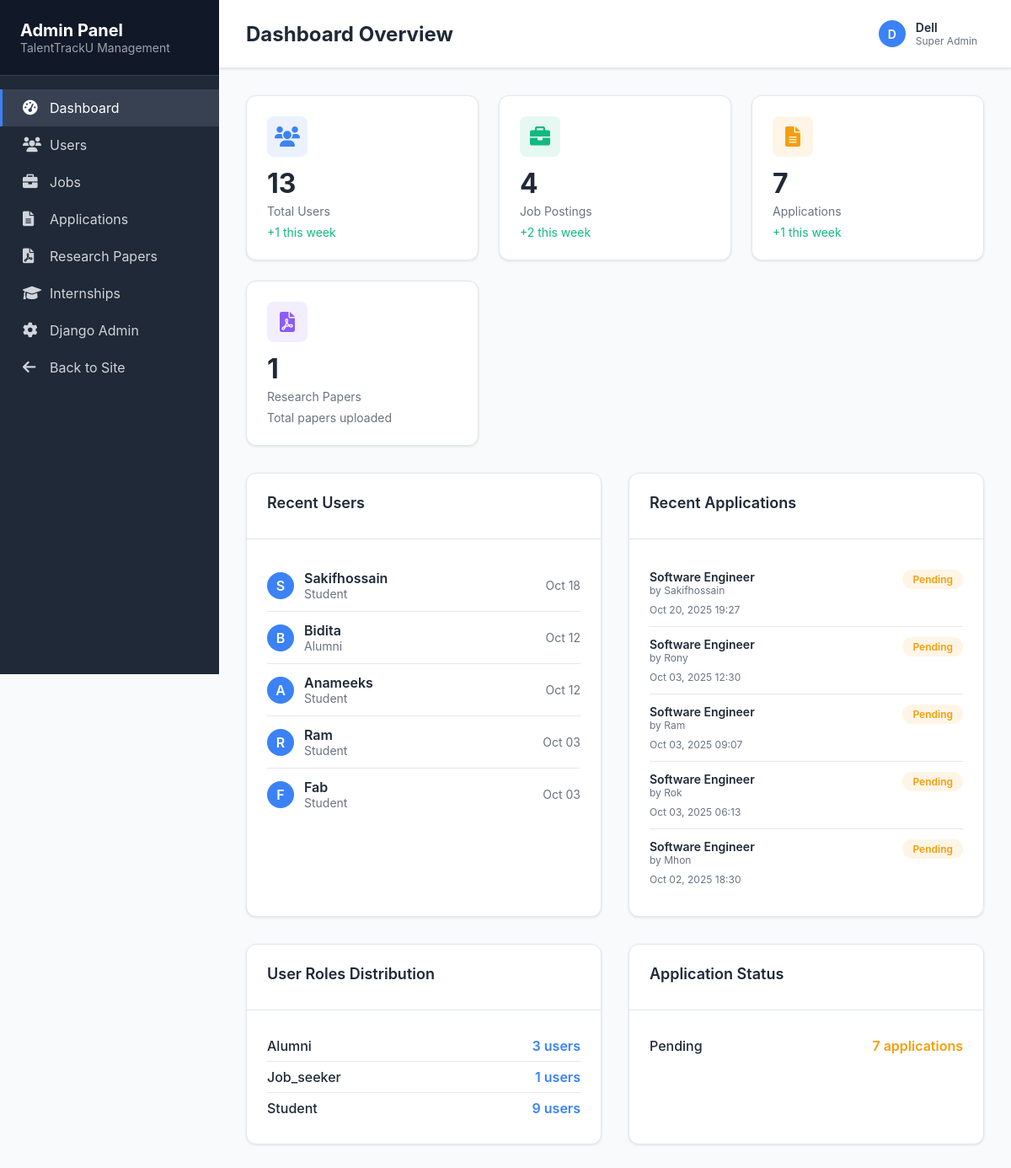
Page /admin-panel/ (signed in) on the committed database.
### user/models.py (models this page shows, shortened)
class UserProfile(models.Model):
    ROLE_CHOICES = (
        ('student', 'Student'),
        ('alumni', 'Alumni'),
        ('company', 'Company'),
    )
    user = models.OneToOneField(User, on_delete=models.CASCADE, related_name='user_profile')
    role = models.CharField(max_length=20, choices=ROLE_CHOICES, default='student')
    profile_picture = models.ImageField(upload_to='profiles/', blank=True, null=True)

### job/models.py (models this page shows, shortened)
class Application(models.Model):
    STATUS_CHOICES = (
        ('pending', 'Pending'),
        ('accepted', 'Accepted'),
        ('rejected', 'Rejected'),
    )
    job = models.ForeignKey(Job, on_delete=models.CASCADE, related_name='job_applications')  # Unique related_name
    applicant = models.ForeignKey(User, on_delete=models.CASCADE, related_name='job_applicant')  # Unique related_name
    applied_at = models.DateTimeField(auto_now_add=True)
    status = models.CharField(max_length=20, choices=STATUS_CHOICES, default='pending')
    cover_letter = models.TextField(blank=True)
    resume = models.FileField(upload_to='resumes/', blank=True, null=True)

class Job(models.Model):
    title = models.CharField(max_length=200)
    company = models.CharField(max_length=100)
    description = models.TextField()
    location = models.CharField(max_length=100, blank=True)
    salary = models.CharField(max_length=50, blank=True)
    image = models.ImageField(upload_to='jobs/', blank=True)
    posted_by = models.ForeignKey(User, on_delete=models.CASCADE)
    created_at = models.DateTimeField(auto_now_add=True)

### admin_panel/views.py (the view)
# urls.py: path('', views.admin_dashboard, name='admin_dashboard'),
@superuser_required
def admin_dashboard(request):
    total_users = User.objects.count()
    total_jobs = Job.objects.count()
    total_applications = Application.objects.count()
    total_papers = ResearchPaper.objects.count()
    total_internships = Internship.objects.count()
    week_ago = datetime.now() - timedelta(days=7)
    recent_users = User.objects.filter(date_joined__gte=week_ago).count()
    recent_jobs = Job.objects.filter(created_at__gte=week_ago).count()
    recent_applications = Application.objects.filter(applied_at__gte=week_ago).count()
    role_distribution = UserProfile.objects.values('role').annotate(count=Count('role'))
    app_status_distribution = Application.objects.values('status').annotate(count=Count('status'))
    recent_user_list = User.objects.select_related('user_profile').order_by('-date_joined')[:5]
    recent_applications_list = Application.objects.select_related('job', 'applicant').order_by('-applied_at')[:5]
    context = {
        'total_users': total_users,
        'total_jobs': total_jobs,
        'total_applications': total_applications,
        'total_papers': total_papers,
        'total_internships': total_internships,
        'recent_users': recent_users,
        'recent_jobs': recent_jobs,
        'recent_applications': recent_applications,
        'role_distribution': role_distribution,
        'app_status_distribution': app_status_distribution,
        'recent_user_list': recent_user_list,
        'recent_applications_list': recent_applications_list,
    }
    return render(request, 'admin_panel/dashboard.html', context)

### admin_panel/views.py (called while the page is built)
def superuser_required(view_func):
    return user_passes_test(
        lambda u: u.is_active and u.is_superuser,
        login_url='/admin/login/'
    )(view_func)

### admin_panel/templates/admin_panel/dashboard.html (shortened to what this page needs)
{% extends 'admin_panel/base.html' %}
{% block page_title %}Dashboard Overview{% endblock %}
{% block content %}
<div class="stats-grid">
    <div class="stat-card">
        <div class="stat-icon users">
            <i class="fas fa-users"></i>
        </div>
        <div class="stat-number">{{ total_users }}</div>
        <div class="stat-label">Total Users</div>
        <div style="color: var(--success); font-size: 0.875rem; margin-top: 0.5rem;">
            +{{ recent_users }} this week
        </div>
    </div>
    <div class="stat-card">
        <div class="stat-icon jobs">
            <i class="fas fa-briefcase"></i>
        </div>
        <div class="stat-number">{{ total_jobs }}</div>
        <div class="stat-label">Job Postings</div>
        <div style="color: var(--success); font-size: 0.875rem; margin-top: 0.5rem;">
            +{{ recent_jobs }} this week
        </div>
    </div>
    <div class="stat-card">
        <div class="stat-icon applications">
            <i class="fas fa-file-alt"></i>
        </div>
        <div class="stat-number">{{ total_applications }}</div>
        <div class="stat-label">Applications</div>
        <div style="color: var(--success); font-size: 0.875rem; margin-top: 0.5rem;">
            +{{ recent_applications }} this week
        </div>
    </div>
    <div class="stat-card">
        <div class="stat-icon papers">
            <i class="fas fa-file-pdf"></i>
        </div>
        <div class="stat-number">{{ total_papers }}</div>
        <div class="stat-label">Research Papers</div>
        <div style="color: var(--text-secondary); font-size: 0.875rem; margin-top: 0.5rem;">
            Total papers uploaded
        </div>
    </div>
</div>
<div style="display: grid; grid-template-columns: 1fr 1fr; gap: 2rem; margin-bottom: 2rem;">
    <div class="card">
        <div class="card-header">
            <h3 class="card-title">Recent Users</h3>
        </div>
        <div class="card-body">
            {% for user in recent_user_list %}
            <div style="display: flex; align-items: center; padding: 0.75rem 0; border-bottom: 1px solid #e5e7eb; {% if forloop.last %}border-bottom: none;{% endif %}">
                <div style="width: 32px; height: 32px; border-radius: 50%; background: var(--info); color: white; display: flex; align-items: center; justify-content: center; font-weight: 600; margin-right: 0.75rem;">
                    {{ user.username|first|upper }}
                </div>
                <div style="flex: 1;">
                    <div style="font-weight: 600;">{{ user.username }}</div>
                    <div style="color: var(--text-secondary); font-size: 0.875rem;">
                        {{ user.user_profile.get_role_display }}
                    </div>
                </div>
                <div style="color: var(--text-secondary); font-size: 0.875rem;">
                    {{ user.date_joined|date:"M d" }}
                </div>
            </div>
            {% endfor %}
        </div>
    </div>
    <div class="card">
        <div class="card-header">
            <h3 class="card-title">Recent Applications</h3>
        </div>
        <div class="card-body">
            {% for app in recent_applications_list %}
            <div style="padding: 0.75rem 0; border-bottom: 1px solid #e5e7eb; {% if forloop.last %}border-bottom: none;{% endif %}">
                <div style="display: flex; justify-content: between; align-items: start; margin-bottom: 0.5rem;">
                    <div style="flex: 1;">
                        <div style="font-weight: 600; font-size: 0.875rem;">{{ app.job.title }}</div>
                        <div style="color: var(--text-secondary); font-size: 0.75rem;">by {{ app.applicant.username }}</div>
                    </div>
                    <span class="badge badge-{% if app.status == 'accepted' %}success{% elif app.status == 'rejected' %}danger{% else %}warning{% endif %}">
                        {{ app.get_status_display }}
                    </span>
                </div>
                <div style="color: var(--text-secondary); font-size: 0.75rem;">
                    {{ app.applied_at|date:"M d, Y H:i" }}
                </div>
            </div>
            {% endfor %}
        </div>
    </div>
</div>
<div style="display: grid; grid-template-columns: 1fr 1fr; gap: 2rem;">
    <div class="card">
        <div class="card-header">
            <h3 class="card-title">User Roles Distribution</h3>
        </div>
        <div class="card-body">
            {% for role in role_distribution %}
            <div style="display: flex; justify-content: space-between; align-items: center; padding: 0.5rem 0; border-bottom: 1px solid #e5e7eb; {% if forloop.last %}border-bottom: none;{% endif %}">
                <span style="text-transform: capitalize; font-weight: 500;">{{ role.role }}</span>
                <span style="font-weight: 600; color: var(--info);">{{ role.count }} users</span>
            </div>
            {% endfor %}
        </div>
    </div>
    <div class="card">
        <div class="card-header">
            <h3 class="card-title">Application Status</h3>
        </div>
        <div class="card-body">
            {% for status in app_status_distribution %}
            <div style="display: flex; justify-content: space-between; align-items: center; padding: 0.5rem 0; border-bottom: 1px solid #e5e7eb; {% if forloop.last %}border-bottom: none;{% endif %}">
                <span style="text-transform: capitalize; font-weight: 500;">{{ status.status }}</span>
                <span style="font-weight: 600; color:
                    {% if status.status == 'accepted' %}var(--success)
                    {% elif status.status == 'rejected' %}var(--danger)
                    {% else %}var(--warning){% endif %};">
                    {{ status.count }} applications
                </span>
            </div>
            {% endfor %}
        </div>
    </div>
</div>
{% endblock %}

### admin_panel/templates/admin_panel/base.html (shortened to what this page needs)
<!DOCTYPE html>
<html lang="en">
<head>
    <link href="https://cdnjs.cloudflare.com/ajax/libs/font-awesome/6.0.0/css/all.min.css" rel="stylesheet">
</head>
<body>
    <div class="admin-container">
        <div class="sidebar">
            <div class="sidebar-header">
                <h1>Admin Panel</h1>
                <p>TalentTrackU Management</p>
            </div>
            <div class="nav-links">
                <a href="{% url 'admin_panel:admin_dashboard' %}" class="nav-item {% if request.resolver_match.url_name == 'admin_dashboard' %}active{% endif %}">
                    <i class="fas fa-tachometer-alt"></i>
                    Dashboard
                </a>
                <a href="{% url 'admin_panel:admin_users' %}" class="nav-item {% if request.resolver_match.url_name == 'admin_users' %}active{% endif %}">
                    <i class="fas fa-users"></i>
                    Users
                </a>
                <a href="{% url 'admin_panel:admin_jobs' %}" class="nav-item {% if request.resolver_match.url_name == 'admin_jobs' %}active{% endif %}">
                    <i class="fas fa-briefcase"></i>
                    Jobs
                </a>
                <a href="{% url 'admin_panel:admin_applications' %}" class="nav-item {% if request.resolver_match.url_name == 'admin_applications' %}active{% endif %}">
                    <i class="fas fa-file-alt"></i>
                    Applications
                </a>
                <a href="{% url 'admin_panel:admin_research_papers' %}" class="nav-item {% if request.resolver_match.url_name == 'admin_research_papers' %}active{% endif %}">
                    <i class="fas fa-file-pdf"></i>
                    Research Papers
                </a>
                <a href="{% url 'admin_panel:admin_internships' %}" class="nav-item {% if request.resolver_match.url_name == 'admin_internships' %}active{% endif %}">
                    <i class="fas fa-graduation-cap"></i>
                    Internships
                </a>
                <a href="/admin/" class="nav-item" target="_blank">
                    <i class="fas fa-cog"></i>
                    Django Admin
                </a>
                <a href="{% url 'home' %}" class="nav-item">
                    <i class="fas fa-arrow-left"></i>
                    Back to Site
                </a>
            </div>
        </div>
        <div class="main-content">
            <header class="admin-header">
                <div>
                    <h2>{% block page_title %}Dashboard{% endblock %}</h2>
                </div>
                <div class="header-actions">
                    <div class="user-menu">
                        <div class="user-avatar">
                            {{ user.username|first|upper }}
                        </div>
                        <div>
                            <div style="font-weight: 600; font-size: 0.875rem;">{{ user.username }}</div>
                            <div style="color: var(--text-secondary); font-size: 0.75rem;">Super Admin</div>
                        </div>
                    </div>
                </div>
            </header>
            <main class="content-area">
                {% block content %}
                {% endblock %}
            </main>
        </div>
    </div>
</body>
</html>

### admin_panel/templates/admin_panel/base.html (style rules this page uses)
:root { --sidebar-bg: #1f2937; --sidebar-hover: #374151; --sidebar-active: #3b82f6; --header-bg: #ffffff; --content-bg: #f8fafc; --text-primary: #1f2937; --text-secondary: #6b7280; --success: #10b981; --warning: #f59e0b; --danger: #ef4444; --info: #3b82f6; }
* { margin: 0; padding: 0; box-sizing: border-box; }
body { font-family: 'Inter', -apple-system, BlinkMacSystemFont, sans-serif; background: var(--content-bg); color: var(--text-primary); }
.admin-container { display: flex; min-height: 100vh; }
.sidebar { width: 260px; background: var(--sidebar-bg); color: white; position: fixed; height: 100vh; overflow-y: auto; transition: all 0.3s; z-index: 1000; }
.sidebar-header { padding: 1.5rem; border-bottom: 1px solid #374151; background: #111827; }
.sidebar-header h1 { font-size: 1.25rem; font-weight: 700; color: white; }
.sidebar-header p { color: #9ca3af; font-size: 0.875rem; }
.nav-links { padding: 1rem 0; }
.nav-item { display: flex; align-items: center; padding: 0.75rem 1.5rem; color: #d1d5db; text-decoration: none; transition: all 0.3s; border-left: 3px solid transparent; }
.nav-item.active { background: var(--sidebar-hover); color: white; border-left-color: var(--sidebar-active); }
.nav-item i { width: 20px; margin-right: 0.75rem; font-size: 1.1rem; }
.main-content { flex: 1; margin-left: 260px; min-height: 100vh; }
.admin-header { background: var(--header-bg); border-bottom: 1px solid #e5e7eb; padding: 1rem 2rem; display: flex; justify-content: space-between; align-items: center; box-shadow: 0 1px 3px rgba(0, 0, 0, 0.1); }
.header-actions { display: flex; align-items: center; gap: 1rem; }
.user-menu { display: flex; align-items: center; gap: 0.75rem; padding: 0.5rem; border-radius: 0.5rem; cursor: pointer; transition: background 0.3s; }
.user-avatar { width: 32px; height: 32px; border-radius: 50%; background: var(--info); color: white; display: flex; align-items: center; justify-content: center; font-weight: 600; font-size: 0.875rem; }
.content-area { padding: 2rem; }
.card { background: white; border-radius: 0.75rem; box-shadow: 0 1px 3px rgba(0, 0, 0, 0.1); border: 1px solid #e5e7eb; }
.card-header { padding: 1.5rem; border-bottom: 1px solid #e5e7eb; }
.card-body { padding: 1.5rem; }
.card-title { font-size: 1.125rem; font-weight: 600; color: var(--text-primary); margin-bottom: 0.5rem; }
.stats-grid { display: grid; grid-template-columns: repeat(auto-fit, minmax(240px, 1fr)); gap: 1.5rem; margin-bottom: 2rem; }
.stat-card { background: white; padding: 1.5rem; border-radius: 0.75rem; box-shadow: 0 1px 3px rgba(0, 0, 0, 0.1); border: 1px solid #e5e7eb; transition: transform 0.3s; }
.stat-icon { width: 48px; height: 48px; border-radius: 0.5rem; display: flex; align-items: center; justify-content: center; font-size: 1.5rem; margin-bottom: 1rem; }
.stat-icon.users { background: rgba(59, 130, 246, 0.1); color: var(--info); }
.stat-icon.jobs { background: rgba(16, 185, 129, 0.1); color: var(--success); }
.stat-icon.applications { background: rgba(245, 158, 11, 0.1); color: var(--warning); }
.stat-icon.papers { background: rgba(139, 92, 246, 0.1); color: #8b5cf6; }
.stat-number { font-size: 2rem; font-weight: 700; color: var(--text-primary); line-height: 1; }
.stat-label { color: var(--text-secondary); font-size: 0.875rem; margin-top: 0.5rem; }
.badge { display: inline-flex; align-items: center; padding: 0.25rem 0.75rem; border-radius: 9999px; font-size: 0.75rem; font-weight: 600; }
.badge-warning { background: rgba(245, 158, 11, 0.1); color: var(--warning); }

### rows in the picture
Application: job "Software Engineer", applicant.username "Sakifhossain", status "Pending", applied_at "Oct 20, 2025 19:27"
Application: job "Software Engineer", applicant.username "Rony", status "Pending", applied_at "Oct 03, 2025 12:30"
Application: job "Software Engineer", applicant.username "Ram", status "Pending", applied_at "Oct 03, 2025 09:07"
Application: job "Software Engineer", applicant.username "Rok", status "Pending", applied_at "Oct 03, 2025 06:13"
Application: job "Software Engineer", applicant.username "Mhon", status "Pending", applied_at "Oct 02, 2025 18:30"

### other values in the picture
{{ user.username|first|upper }} "D"
{{ user.username }} "Dell"
{{ total_users }} "13"
{{ recent_users }} "1"
{{ total_jobs }} "4"
{{ recent_jobs }} "2"
{{ total_applications }} "7"
{{ recent_applications }} "1"
{{ total_papers }} "1"
{{ user.username|first|upper }} "S"
{{ user.username }} "Sakifhossain"
{{ user.user_profile.get_role_display }} "Student"
{{ user.date_joined|date:"M d" }} "Oct 18"
{{ user.username|first|upper }} "B"
{{ user.username }} "Bidita"
